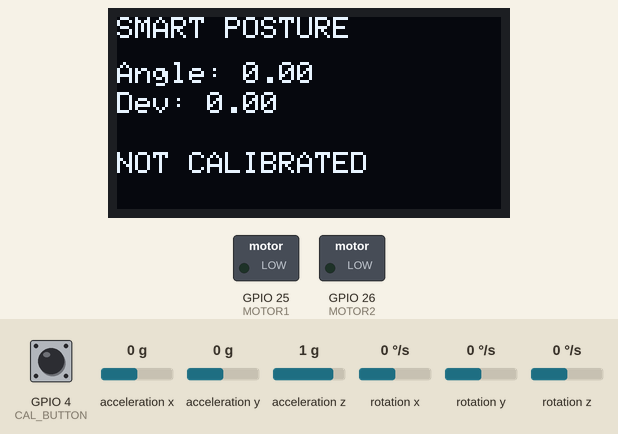
The sketch below on a simulated ESP32. Shown: 128×64 one-colour display, switched loads named in the sketch (green lamp = pin HIGH). The test bench sets the inputs (shaded band); at power-on: GPIO 4 (CAL_BUTTON) HIGH, acceleration y 0 g, acceleration z 1 g, acceleration x 0 g, rotation x 0 °/s, rotation y 0 °/s, rotation z 0 °/s. What the sketch prints to the serial monitor is not drawn.

Above: at 3.3 s.
3.4 s: GPIO 4 (CAL_BUTTON) pulled LOW for 0.15 s
At 4.0 s:
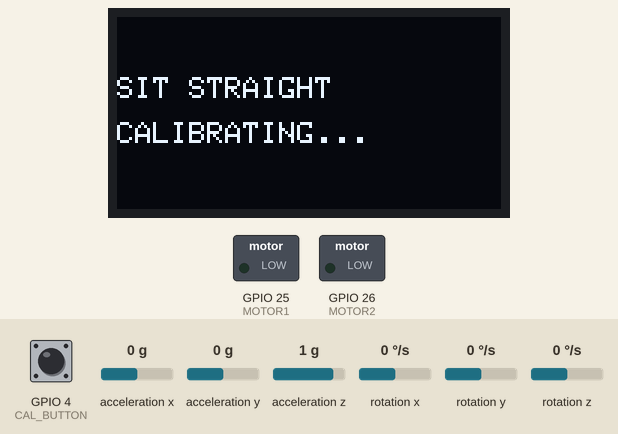
6.5 s: acceleration y set to -1.4 g
At 8.1 s:
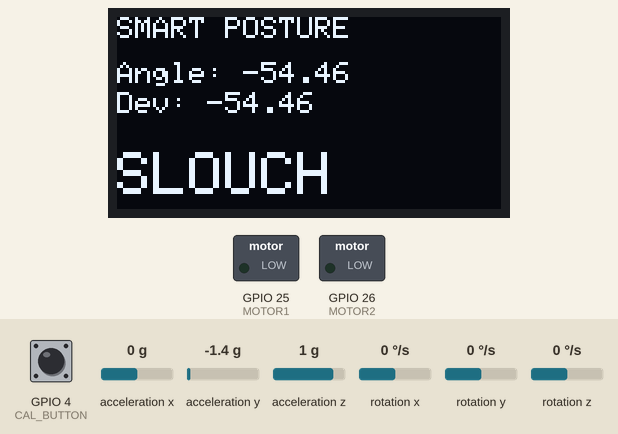
9.5 s: GPIO 4 (CAL_BUTTON) pulled LOW for 1 s
At 12.8 s:
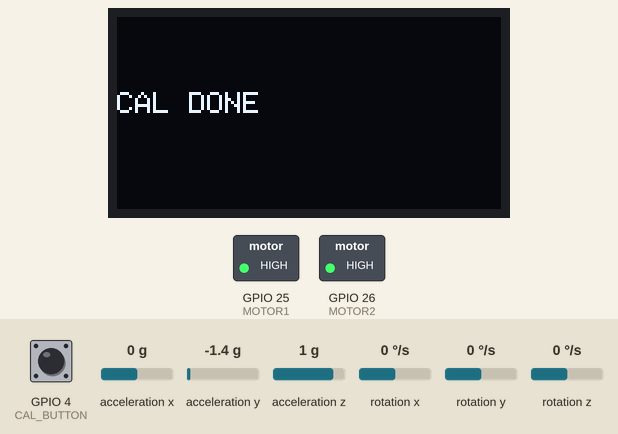
13.5 s: acceleration z set to 0.7 g
At 16.3 s:
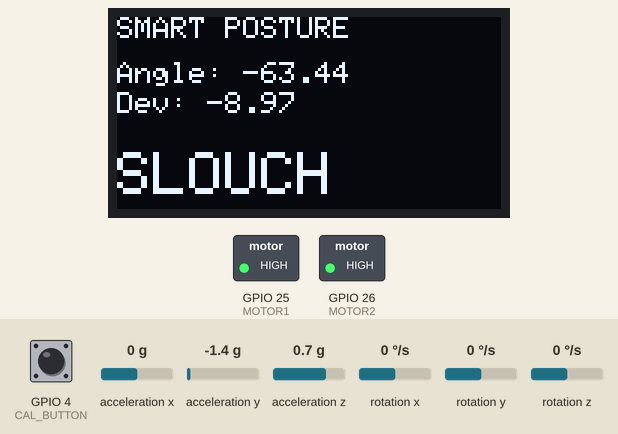
16.5 s: acceleration y set to -0.8 g
At 17.1 s:
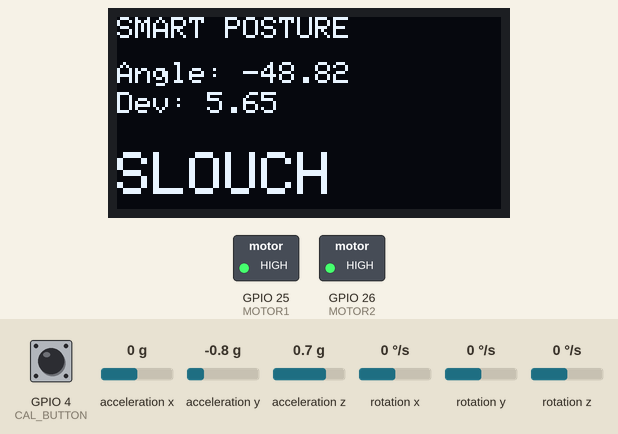
18.1 s: acceleration z set to -1.4 g
At 19.4 s:
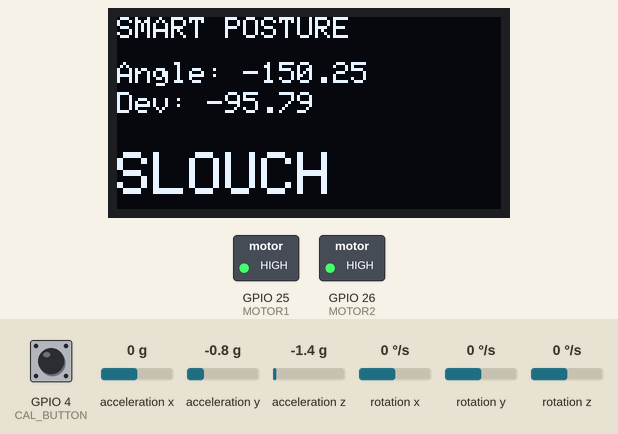
Timing chart, 0 to 20.6 s (numbered marks = the images above; inputs shaded):
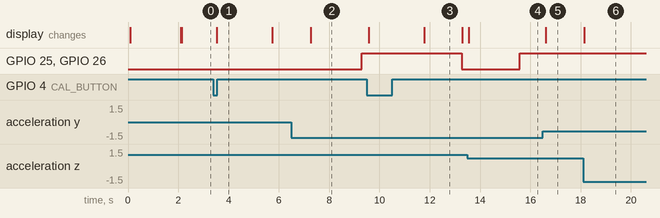

The sketch:

02_manual_calibrated_code.ino
```cpp
#define MOTOR1 25
#define MOTOR2 26

#include <Wire.h>
#include <MPU6050.h>

#include <Adafruit_GFX.h>
#include <Adafruit_SSD1306.h>

// ================= OLED SETTINGS =================

#define SCREEN_WIDTH 128
#define SCREEN_HEIGHT 64

Adafruit_SSD1306 display(SCREEN_WIDTH, SCREEN_HEIGHT, &Wire, -1);

// ================= MPU6050 =================

MPU6050 mpu;

int16_t ax, ay, az;

// ================= VARIABLES =================

float angleX;
float referenceAngle;

#define CAL_BUTTON 4

bool calibrated = false;

// ================= POSTURE SETTINGS =================

const float POSTURE_THRESHOLD = 5.0; // degrees
const unsigned long BAD_TIME = 2000;  // 2 seconds

bool badPosture = false;
unsigned long badStartTime = 0;

void calibratePosture()
{
    Serial.println("Calibrating...");

    display.clearDisplay();
    display.setTextSize(1);
    display.setCursor(0, 20);
    display.println("SIT STRAIGHT");
    display.setCursor(0, 35);
    display.println("CALIBRATING...");
    display.display();

    float sum = 0;

    for (int i = 0; i < 100; i++)
    {
        mpu.getAcceleration(&ax, &ay, &az);

        float tempAngle =
            atan2(ay, az) * 180.0 / PI;

        sum += tempAngle;

        delay(20);
    }

    referenceAngle = sum / 100.0;

    calibrated = true;

    Serial.print("Reference Angle: ");
    Serial.println(referenceAngle);

    display.clearDisplay();
    display.setTextSize(1);
    display.setCursor(0, 25);
    display.println("CAL DONE");
    display.display();

    delay(1000);
}

void setup()
{
    // Serial Monitor
    Serial.begin(115200);

    // I2C Pins for ESP32
    Wire.begin(21, 22);

    pinMode(MOTOR1, OUTPUT);
    digitalWrite(MOTOR1, LOW);

    pinMode(MOTOR2, OUTPUT);
    digitalWrite(MOTOR2, LOW);

    pinMode(CAL_BUTTON, INPUT_PULLUP);

    // Initialize MPU6050
    mpu.initialize();

    // Check MPU6050 connection
    if (mpu.testConnection())
    {
        Serial.println("MPU6050 Connected");
    }
    else
    {
        Serial.println("MPU6050 Connection Failed");
    }

    // Initialize OLED
    if (!display.begin(SSD1306_SWITCHCAPVCC, 0x3C))
    {
        Serial.println("OLED Not Found");

        while (1)
            ;
    }

    // Clear OLED
    display.clearDisplay();
    display.display();

    // Startup Message
    display.setTextSize(2);
    display.setTextColor(WHITE);

    display.setCursor(10, 20);
    display.println("START");

    display.display();

    delay(2000);

    display.clearDisplay();
    display.setTextSize(1);
    display.setCursor(0, 20);
    display.println("PRESS BUTTON");
    display.setCursor(0, 35);
    display.println("TO CALIBRATE");
    display.display();
}

void loop()
{

    // Button Pressed?

    if (digitalRead(CAL_BUTTON) == LOW)
    {
        calibratePosture();

        delay(500);
    }

    // Read Accelerometer Values
    mpu.getAcceleration(&ax, &ay, &az);

    // Calculate Tilt Angle
    angleX = atan2(ay, az) * 180 / PI;

    // Calculate Deviation
    float deviation = 0;

    if (calibrated)
    {
        deviation = angleX - referenceAngle;
    }

    // Serial Monitor
    Serial.print("Current: ");
    Serial.print(angleX);

    Serial.print("  Ref: ");
    Serial.print(referenceAngle);

    Serial.print("  Dev: ");
    Serial.println(deviation);

    // Clear OLED
    display.clearDisplay();

    // Title
    display.setTextSize(1);
    display.setCursor(0, 0);
    display.println("SMART POSTURE");

    // Angle Display
    display.setCursor(0, 15);
    display.print("Angle: ");
    display.print(angleX);

    display.setCursor(0, 25);
    display.print("Dev: ");
    display.print(deviation);

    // ================= POSTURE LOGIC =================

    if (!calibrated)
    {
        digitalWrite(MOTOR1, LOW);
        digitalWrite(MOTOR2, LOW);

        display.setTextSize(1);
        display.setCursor(0, 45);
        display.println("NOT CALIBRATED");
    }
    else if (abs(deviation) > POSTURE_THRESHOLD)
    {
        if (!badPosture)
        {
            badPosture = true;
            badStartTime = millis();
        }

        if (millis() - badStartTime >= BAD_TIME)
        {
            digitalWrite(MOTOR1, HIGH);
            digitalWrite(MOTOR2, HIGH);
        }

        display.setTextSize(2);
        display.setCursor(0, 45);
        display.println("SLOUCH");
    }
    else
    {
        badPosture = false;

        digitalWrite(MOTOR1, LOW);
        digitalWrite(MOTOR2, LOW);

        display.setTextSize(2);
        display.setCursor(10, 45);
        display.println("GOOD");
    }

    // Update OLED
    display.display();

    delay(100);
}


// motor is not working properly and the 
```

Measured:
- the behaviour switches between 0.9 and 0.8 g on acceleration z (found by bisection; images 3 and 4)
- after the input at 3.4 s, the display: changes after 0.14 s (image 1)
- after the input at 6.5 s, GPIO 25 (MOTOR1), GPIO 26 (MOTOR2): LOW → HIGH after 2.8 s; the display: changes after 0.77 s (image 2)
- after the input at 9.5 s, GPIO 25 (MOTOR1), GPIO 26 (MOTOR2): HIGH → LOW after 3.8 s; the display: first changes after 0.07 s (image 3 shows a later state)
- after the input at 13.5 s, GPIO 25 (MOTOR1), GPIO 26 (MOTOR2): LOW → HIGH after 2.1 s; the display: changes after 0.06 s (image 4)
- after the input at 16.5 s, the display: changes after 0.12 s (image 5)
- after the input at 18.1 s, the display: changes after 0.05 s (image 6)
